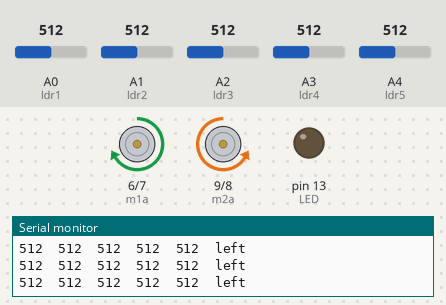
Bench run of a sketch on a simulated Arduino Uno, built with avr-gcc and run on an emulated ATmega328P. On the bench: motor-driver pin pairs drawn as motors (green arrow = first pin HIGH = forward, orange = second pin HIGH = backward, longer = more drive, scaled by the enable pin), output pins drawn as LEDs (lit = HIGH), the last lines printed to the serial monitor. Inputs (shaded band) come from the test bench; at power-on: A0 (ldr1) = 512, A1 (ldr2) = 512, A2 (ldr3) = 512, A3 (ldr4) = 512, A4 (ldr5) = 512.

Above: at 1.2 s.
1.3 s: A0 (ldr1) set to 104
2.8 s: A0 (ldr1) set to 92
5.8 s: A1 (ldr2) set to 416
8.8 s: A1 (ldr2) set to 391
At 10.0 s:
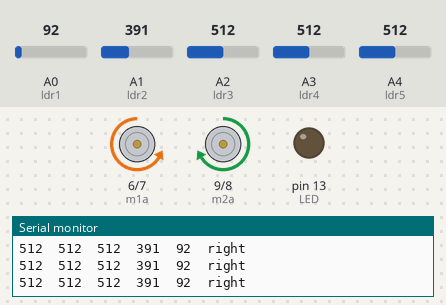
10.3 s: A2 (ldr3) set to 104
13.3 s: A2 (ldr3) set to 95
Timing chart, 0 to 15.8 s (numbered marks = the images above; inputs shaded):
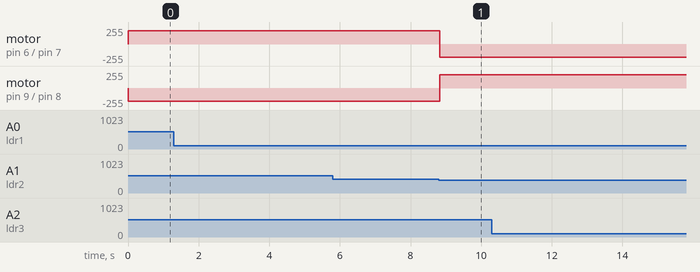

Measured:
- the behaviour switches between 401 and 400 on A1 (ldr2) (found by bisection; images 0 and 1)
- after the input at 8.8 s, motor on pin 6 (m1a) / pin 7 (m1b): forward 200/255 → backward 200/255 at once; motor on pin 9 (m2a) / pin 8 (m2b): backward 200/255 → forward 200/255 at once

The sketch:

Light_follower.ino
```cpp
int en1 = 10;
int en2 = 11; //enable pins

const int m1a = 6; //left motors
const int m1b = 7;

const int m2a = 9; //right motors
const int m2b = 8;

const int LED = 13; //Using built-in LED pin

//Initializing 5 LDRs to analog pins
int ldr1 = A0;
int ldr2 = A1;
int ldr3 = A2;
int ldr4 = A3;
int ldr5 = A4;

int threshold = 400;

void rotate_right()
{
  digitalWrite(m1a, LOW);
  digitalWrite(m1b, HIGH);
  digitalWrite(m2a, HIGH);
  digitalWrite(m2b, LOW);
  Serial.print("right");
}

void  rotate_left()
{
  digitalWrite(m1a, HIGH);
  digitalWrite(m1b, LOW);
  digitalWrite(m2a, LOW);
  digitalWrite(m2b, HIGH);
  Serial.print("left");
}

void SetSpeed(int s)
{
  analogWrite(en1, s);
  analogWrite(en2, s);
}

void setup() {
  pinMode(LED, OUTPUT);
  pinMode(LED_BUILTIN, OUTPUT);

  pinMode(m1a, OUTPUT);
  pinMode(m1b, OUTPUT);
  pinMode(m2a, OUTPUT);
  pinMode(m2b, OUTPUT);

  pinMode(en1, OUTPUT);
  pinMode(en2, OUTPUT);

  pinMode(ldr1, INPUT);
  pinMode(ldr2, INPUT);
  pinMode(ldr3, INPUT);
  pinMode(ldr4, INPUT);
  pinMode(ldr5, INPUT);

  Serial.begin(9600);

}

void loop()
{
  //LDR positions mentioned in LDR_position.jpg
  int value1 = analogRead(ldr5);  //1
  int value2 = analogRead(ldr4);  //2
  int value3 = analogRead(ldr3);  //3
  int value4 = analogRead(ldr2);  //4
  int value5 = analogRead(ldr1);  //5

  Serial.print(value1); Serial.print("\t");
  Serial.print(value2); Serial.print("\t");
  Serial.print(value3); Serial.print("\t");
  Serial.print(value4); Serial.print("\t");
  Serial.print(value5); Serial.print("\t");


  if (value5 > threshold && value1 > threshold) // light detected by LDR 1,5 detected
  {
    SetSpeed(200);
    rotate_left();
    digitalWrite(LED, LOW);
  }
  else if (value5 > threshold)  // light detected by LDR 5 detected
  {
    SetSpeed(200);
    rotate_left();
    digitalWrite(LED, LOW);
  }
  else if (value5 > threshold && value4 > threshold) // LDR 4,5 detected
  {
    SetSpeed(200);
    rotate_left();
    digitalWrite(LED, LOW);
  }
  else if (value4 > threshold) // LDR 4,5 detected
  {
    SetSpeed(200);
    rotate_left();
    digitalWrite(LED, LOW);
  }
  else if (value1 > threshold && value2 > threshold) // LDR 1,2 detected
  {
    SetSpeed(200);
    rotate_right();
    digitalWrite(LED, LOW);
  }
  else if (value2 > threshold && value3 > threshold) // LDR 2,3 detected
  { SetSpeed(200);
    rotate_right();
    digitalWrite(LED, LOW);
  }
  else if (value2 > threshold) // LDR 2 detected
  {
    SetSpeed(200);
    rotate_right();
    digitalWrite(LED, LOW);
  }

  else if (value3 > threshold)
  {
    SetSpeed(200);
    rotate_right();
    digitalWrite(LED, LOW);
  }
  else if (value4 > threshold && value3 > threshold)
  {
    SetSpeed(200);
    digitalWrite(m1a, LOW);
    digitalWrite(m1b, HIGH);
    digitalWrite(m2a, LOW);
    digitalWrite(m2b, HIGH);
    Serial.println("Backward");
    digitalWrite(LED, LOW);
  }

  else if (value1 > threshold )
  {
    SetSpeed(200);
    digitalWrite(m1a, HIGH);
    digitalWrite(m1b, LOW);
    digitalWrite(m2a, HIGH);
    digitalWrite(m2b, LOW);
    Serial.println("Forward");
    digitalWrite(LED, LOW);
  }
  else          // no light detected
  {
    digitalWrite(m1a, LOW);
    digitalWrite(m1b, LOW);
    digitalWrite(m2a, LOW);
    digitalWrite(m2b, LOW);
    Serial.println("Stop");
    digitalWrite(LED, HIGH);
  }

  Serial.println();
}
```
